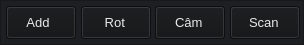
        <widget class="QFrame" name="frame_nave_bar">
         <property name="geometry">
          <rect>
           <x>176</x>
           <y>6</y>
           <width>304</width>
           <height>45</height>
          </rect>
         </property>
         <property name="minimumSize">
          <size>
           <width>290</width>
           <height>33</height>
          </size>
         </property>
         <property name="maximumSize">
          <size>
           <width>1234578</width>
           <height>16777215</height>
          </size>
         </property>
         <property name="styleSheet">
          <string notr="true">QFrame{background-color: rgb(30, 31, 34);}
QPushButton{
background-color: rgb(19, 20, 22);
color: rgb(233, 234, 236);
padding-right: 6px}

QPushButton:hover{background-color: rgb(39, 40, 45);}

QPushButton:pressed{background-color: rgb(35, 36, 41);}</string>
         </property>
         <property name="frameShape">
          <enum>QFrame::StyledPanel</enum>
         </property>
         <property name="frameShadow">
          <enum>QFrame::Raised</enum>
         </property>
         <layout class="QHBoxLayout" name="horizontalLayout_2">
          <property name="spacing">
           <number>6</number>
          </property>
          <property name="leftMargin">
           <number>5</number>
          </property>
          <property name="topMargin">
           <number>0</number>
          </property>
          <property name="rightMargin">
           <number>5</number>
          </property>
          <property name="bottomMargin">
           <number>0</number>
          </property>
          <item>
           <widget class="QPushButton" name="btn_add">
            <property name="minimumSize">
             <size>
              <width>70</width>
              <height>33</height>
             </size>
            </property>
            <property name="font">
             <font>
              <pointsize>10</pointsize>
             </font>
            </property>
            <property name="text">
             <string>Add</string>
            </property>
            <property name="icon">
             <iconset>
              <normaloff>../../../images/svg_icons/icon_add.svg</normaloff>../../../images/svg_icons/icon_add.svg</iconset>
            </property>
            <property name="iconSize">
             <size>
              <width>28</width>
              <height>28</height>
             </size>
            </property>
           </widget>
          </item>
          <item>
           <widget class="QPushButton" name="btn_rotate">
            <property name="minimumSize">
             <size>
              <width>70</width>
              <height>33</height>
             </size>
            </property>
            <property name="font">
             <font>
              <pointsize>10</pointsize>
             </font>
            </property>
            <property name="text">
             <string> Rot</string>
            </property>
            <property name="icon">
             <iconset>
              <normaloff>../../../images/svg_icons/icon_rotate.svg</normaloff>../../../images/svg_icons/icon_rotate.svg</iconset>
            </property>
            <property name="iconSize">
             <size>
              <width>18</width>
              <height>18</height>
             </size>
            </property>
           </widget>
          </item>
          <item>
           <widget class="QPushButton" name="btn_camera_2">
            <property name="minimumSize">
             <size>
              <width>70</width>
              <height>33</height>
             </size>
            </property>
            <property name="font">
             <font>
              <pointsize>10</pointsize>
             </font>
            </property>
            <property name="text">
             <string> Câm</string>
            </property>
            <property name="icon">
             <iconset>
              <normaloff>../../../images/svg_icons/icon_camera.svg</normaloff>../../../images/svg_icons/icon_camera.svg</iconset>
            </property>
            <property name="iconSize">
             <size>
              <width>20</width>
              <height>20</height>
             </size>
            </property>
           </widget>
          </item>
          <item>
           <widget class="QPushButton" name="btn_scan">
            <property name="minimumSize">
             <size>
              <width>70</width>
              <height>33</height>
             </size>
            </property>
            <property name="font">
             <font>
              <pointsize>10</pointsize>
             </font>
            </property>
            <property name="text">
             <string> Scan</string>
            </property>
            <property name="icon">
             <iconset>
              <normaloff>../../../images/svg_icons/icon_qr_code.svg</normaloff>../../../images/svg_icons/icon_qr_code.svg</iconset>
            </property>
            <property name="iconSize">
             <size>
              <width>17</width>
              <height>17</height>
             </size>
            </property>
           </widget>
          </item>
         </layout>
        </widget>
